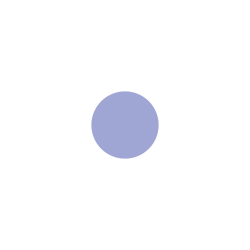
Frame 1 (no input)
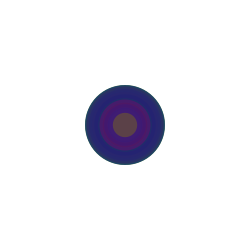
Frame 60 (the mouse pressed at the canvas centre just before this capture)
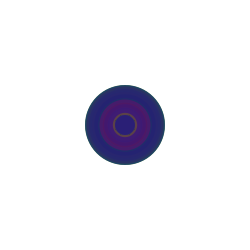
Frame 120 (the mouse held since frame 60 and released just before this capture)

The Processing sketch that drew these frames (run headless with seeded random() and noise(); from frame 60 on, the mouse is pressed at the canvas centre):

// Processing sketch: processing_173175
// ── processing_173175.pde

int counter;

void setup() {  //setup function called initially, only once
  size(250, 250);
  background(255);  //set background white
  colorMode(HSB);   //set colors to Hue, Saturation, Brightness mode
  counter = 0;
}

void draw() {  //draw function loops 
  counter++;
  noStroke();
  fill(random(255),255,136,95);
  
  if(mousePressed == true) { //add some interaction
    ellipse(mouseX, mouseY, 20, 20);
  }
  else {
    ellipse(width/2, height/2, 80*sin(counter), 80*sin(counter));
  }
}
